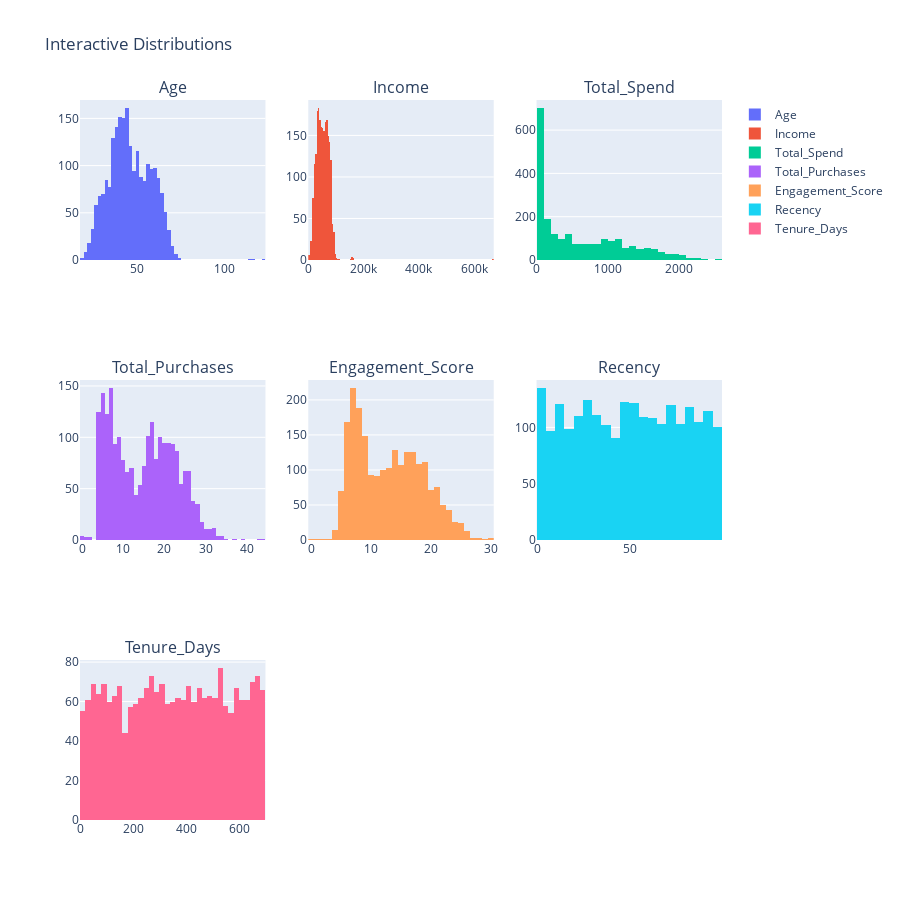

Notebook cell for this chart:
### Markdown cell above
### 14.1 Interactive Distributions (Histograms)

### Code cell
num_cols_plot = [
    "Age", "Income", "Total_Spend", "Total_Purchases",
    "Engagement_Score", "Recency", "Tenure_Days"
]

fig = make_subplots(rows=3, cols=3, subplot_titles=num_cols_plot)

r, c = 1, 1
for col in num_cols_plot:
    fig.add_trace(
        go.Histogram(x=df_plot[col], name=col),
        row=r, col=c
    )
    c += 1
    if c == 4:
        c = 1
        r += 1

fig.update_layout(height=900, width=900, title="Interactive Distributions")
fig.show()

### Figure 1 — Plotly figure (JSON) as saved in the notebook; plotly's stock layout.template omitted (floating-point values rounded to 4 significant figures; data arrays with more than 128 entries replaced by an {"elided": "..."} marker saying what was removed)
{"data": [{"name": "Age", "type": "histogram", "x": {"elided": "2216 int values"}, "xaxis": "x", "yaxis": "y"}, {"name": "Income", "type": "histogram", "x": {"elided": "2216 float values"}, "xaxis": "x2", "yaxis": "y2"}, {"name": "Total_Spend", "type": "histogram", "x": {"elided": "2216 int values"}, "xaxis": "x3", "yaxis": "y3"}, {"name": "Total_Purchases", "type": "histogram", "x": {"elided": "2216 int values"}, "xaxis": "x4", "yaxis": "y4"}, {"name": "Engagement_Score", "type": "histogram", "x": {"elided": "2216 float values"}, "xaxis": "x5", "yaxis": "y5"}, {"name": "Recency", "type": "histogram", "x": {"elided": "2216 int values"}, "xaxis": "x6", "yaxis": "y6"}, {"name": "Tenure_Days", "type": "histogram", "x": {"elided": "2216 int values"}, "xaxis": "x7", "yaxis": "y7"}], "layout": {"annotations": [{"font": {"size": 16}, "showarrow": false, "text": "Age", "x": 0.1444, "xanchor": "center", "xref": "paper", "y": 1, "yanchor": "bottom", "yref": "paper"}, {"font": {"size": 16}, "showarrow": false, "text": "Income", "x": 0.5, "xanchor": "center", "xref": "paper", "y": 1, "yanchor": "bottom", "yref": "paper"}, {"font": {"size": 16}, "showarrow": false, "text": "Total_Spend", "x": 0.8556, "xanchor": "center", "xref": "paper", "y": 1, "yanchor": "bottom", "yref": "paper"}, {"font": {"size": 16}, "showarrow": false, "text": "Total_Purchases", "x": 0.1444, "xanchor": "center", "xref": "paper", "y": 0.6111, "yanchor": "bottom", "yref": "paper"}, {"font": {"size": 16}, "showarrow": false, "text": "Engagement_Score", "x": 0.5, "xanchor": "center", "xref": "paper", "y": 0.6111, "yanchor": "bottom", "yref": "paper"}, {"font": {"size": 16}, "showarrow": false, "text": "Recency", "x": 0.8556, "xanchor": "center", "xref": "paper", "y": 0.6111, "yanchor": "bottom", "yref": "paper"}, {"font": {"size": 16}, "showarrow": false, "text": "Tenure_Days", "x": 0.1444, "xanchor": "center", "xref": "paper", "y": 0.2222, "yanchor": "bottom", "yref": "paper"}], "height": 900, "title": {"text": "Interactive Distributions"}, "width": 900, "xaxis": {"anchor": "y", "domain": [0, 0.2889]}, "xaxis2": {"anchor": "y2", "domain": [0.3556, 0.6444]}, "xaxis3": {"anchor": "y3", "domain": [0.7111, 1]}, "xaxis4": {"anchor": "y4", "domain": [0, 0.2889]}, "xaxis5": {"anchor": "y5", "domain": [0.3556, 0.6444]}, "xaxis6": {"anchor": "y6", "domain": [0.7111, 1]}, "xaxis7": {"anchor": "y7", "domain": [0, 0.2889]}, "xaxis8": {"anchor": "y8", "domain": [0.3556, 0.6444]}, "xaxis9": {"anchor": "y9", "domain": [0.7111, 1]}, "yaxis": {"anchor": "x", "domain": [0.7778, 1]}, "yaxis2": {"anchor": "x2", "domain": [0.7778, 1]}, "yaxis3": {"anchor": "x3", "domain": [0.7778, 1]}, "yaxis4": {"anchor": "x4", "domain": [0.3889, 0.6111]}, "yaxis5": {"anchor": "x5", "domain": [0.3889, 0.6111]}, "yaxis6": {"anchor": "x6", "domain": [0.3889, 0.6111]}, "yaxis7": {"anchor": "x7", "domain": [0, 0.2222]}, "yaxis8": {"anchor": "x8", "domain": [0, 0.2222]}, "yaxis9": {"anchor": "x9", "domain": [0, 0.2222]}}}
